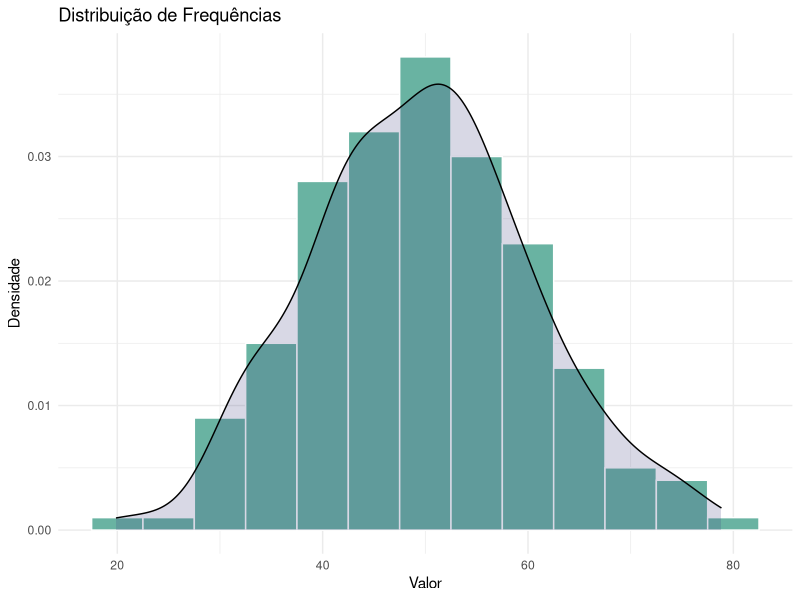

This figure's R source:
## ---- chunk 1
#| label: fig-exemplo
#| fig-cap: "Exemplo de Histograma com Curva de Densidade"
library(ggplot2)

data <- data.frame(valores = rnorm(200, mean = 50, sd = 10))

ggplot(data, aes(x = valores)) +
  geom_histogram(aes(y = after_stat(density)), binwidth = 5, fill = "#69b3a2", color = "white") +
  geom_density(alpha = .2, fill = "#404080") +
  theme_minimal() +
  labs(title = "Distribuição de Frequências", x = "Valor", y = "Densidade")
